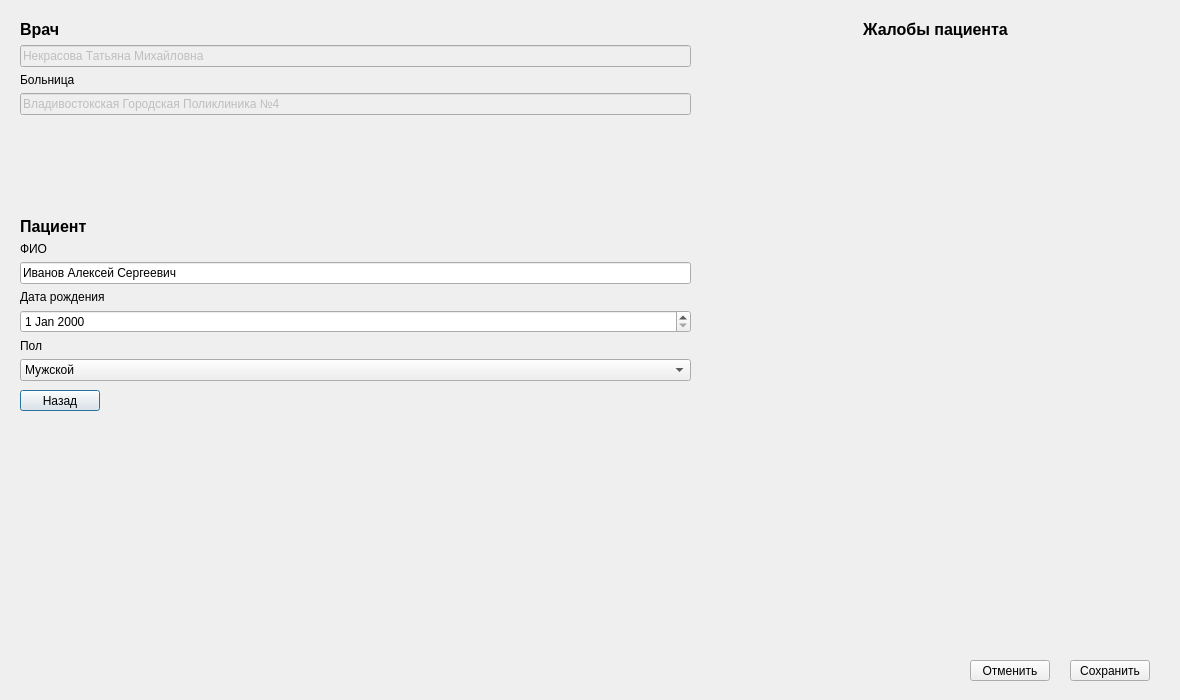
<?xml version="1.0" encoding="UTF-8"?>
<ui version="4.0">
 <class>AddPatientInfoDialog</class>
 <widget class="QDialog" name="AddPatientInfoDialog">
  <property name="geometry">
   <rect>
    <x>0</x>
    <y>0</y>
    <width>1180</width>
    <height>700</height>
   </rect>
  </property>
  <property name="windowTitle">
   <string>Dialog</string>
  </property>
  <widget class="QWidget" name="verticalLayoutWidget">
   <property name="geometry">
    <rect>
     <x>20</x>
     <y>20</y>
     <width>671</width>
     <height>361</height>
    </rect>
   </property>
   <layout class="QVBoxLayout" name="verticalLayout">
    <item>
     <widget class="QLabel" name="label">
      <property name="font">
       <font>
        <pointsize>12</pointsize>
        <bold>true</bold>
       </font>
      </property>
      <property name="text">
       <string>Врач</string>
      </property>
     </widget>
    </item>
    <item>
     <widget class="QLineEdit" name="doctorFioEdit">
      <property name="enabled">
       <bool>false</bool>
      </property>
      <property name="text">
       <string>Некрасова Татьяна Михайловна</string>
      </property>
      <property name="readOnly">
       <bool>true</bool>
      </property>
     </widget>
    </item>
    <item>
     <widget class="QLabel" name="label_6">
      <property name="text">
       <string>Больница</string>
      </property>
     </widget>
    </item>
    <item>
     <widget class="QLineEdit" name="hospitalEdit">
      <property name="enabled">
       <bool>false</bool>
      </property>
      <property name="text">
       <string>Владивостокская Городская Поликлиника №4</string>
      </property>
     </widget>
    </item>
    <item>
     <spacer name="verticalSpacer">
      <property name="orientation">
       <enum>Qt::Vertical</enum>
      </property>
      <property name="sizeHint" stdset="0">
       <size>
        <width>20</width>
        <height>40</height>
       </size>
      </property>
     </spacer>
    </item>
    <item>
     <spacer name="verticalSpacer_2">
      <property name="orientation">
       <enum>Qt::Vertical</enum>
      </property>
      <property name="sizeHint" stdset="0">
       <size>
        <width>20</width>
        <height>40</height>
       </size>
      </property>
     </spacer>
    </item>
    <item>
     <widget class="QLabel" name="label_2">
      <property name="font">
       <font>
        <pointsize>12</pointsize>
        <bold>true</bold>
       </font>
      </property>
      <property name="text">
       <string>Пациент</string>
      </property>
     </widget>
    </item>
    <item>
     <widget class="QLabel" name="label_3">
      <property name="text">
       <string>ФИО</string>
      </property>
     </widget>
    </item>
    <item>
     <widget class="QLineEdit" name="patientFioEdit">
      <property name="text">
       <string>Иванов Алексей Сергеевич</string>
      </property>
     </widget>
    </item>
    <item>
     <widget class="QLabel" name="label_4">
      <property name="text">
       <string>Дата рождения</string>
      </property>
     </widget>
    </item>
    <item>
     <widget class="QDateEdit" name="patientDateOfBirth"/>
    </item>
    <item>
     <widget class="QLabel" name="label_5">
      <property name="text">
       <string>Пол</string>
      </property>
     </widget>
    </item>
    <item>
     <widget class="QComboBox" name="patientSex">
      <item>
       <property name="text">
        <string>Мужской</string>
       </property>
      </item>
      <item>
       <property name="text">
        <string>Женский</string>
       </property>
      </item>
     </widget>
    </item>
   </layout>
  </widget>
  <widget class="QPushButton" name="groupBackButton">
   <property name="geometry">
    <rect>
     <x>20</x>
     <y>390</y>
     <width>80</width>
     <height>21</height>
    </rect>
   </property>
   <property name="text">
    <string>Назад</string>
   </property>
  </widget>
  <widget class="QLabel" name="label_7">
   <property name="geometry">
    <rect>
     <x>730</x>
     <y>20</y>
     <width>411</width>
     <height>19</height>
    </rect>
   </property>
   <property name="font">
    <font>
     <pointsize>12</pointsize>
     <bold>true</bold>
    </font>
   </property>
   <property name="text">
    <string>Жалобы пациента</string>
   </property>
   <property name="alignment">
    <set>Qt::AlignCenter</set>
   </property>
  </widget>
  <widget class="QPushButton" name="saveButton">
   <property name="geometry">
    <rect>
     <x>1070</x>
     <y>660</y>
     <width>80</width>
     <height>21</height>
    </rect>
   </property>
   <property name="text">
    <string>Сохранить</string>
   </property>
  </widget>
  <widget class="QPushButton" name="cancelButton">
   <property name="geometry">
    <rect>
     <x>970</x>
     <y>660</y>
     <width>80</width>
     <height>21</height>
    </rect>
   </property>
   <property name="text">
    <string>Отменить</string>
   </property>
  </widget>
 </widget>
 <resources/>
 <connections/>
</ui>
